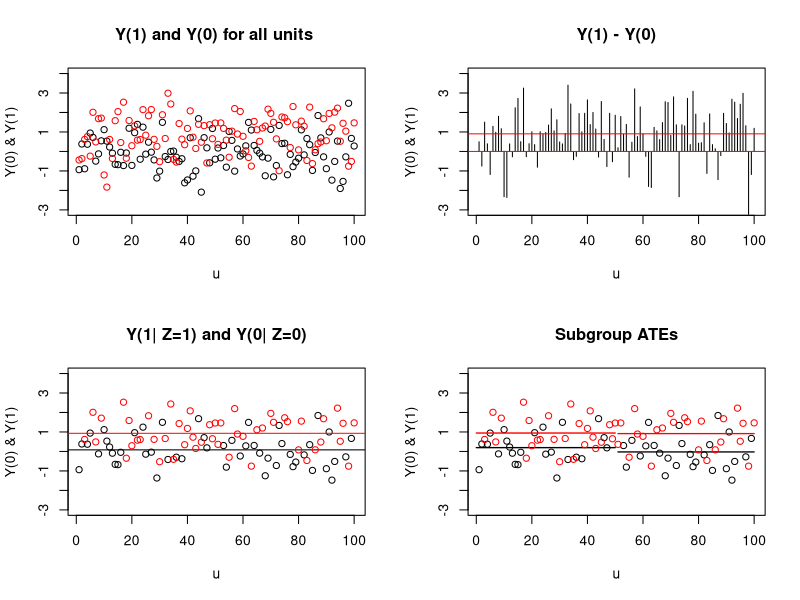

Write R code to recreate this figure.
## ---- chunk 1
po.graph = function(N, Y0,Y1,u, Z, yl = "Y(0) & Y(1)"){
par(mfrow=c(2,2))
plot(u, Y0, ylim=c(-3, 4), xlim=c(1,N), xlab="u", ylab=yl)
  lines(u, Y1, type = "p", col="red")
  title("Y(1) and Y(0) for all units ")
plot(u, Y1-Y0, type = "h", ylim=c(-3, 4), xlim=c(1,N),main = "Y(1) - Y(0)", xlab="u", ylab=yl)
  abline(h=0, col="red"); abline(h=mean(Y1-Y0), col="red")
plot(u[Z==0], Y0[Z==0], ylim=c(-3, 4), xlim=c(1,N), main = "Y(1| Z=1) and Y(0| Z=0)", xlab="u", ylab=yl)
  abline(h=mean(Y0[Z==0]))
  lines(u[Z==1], Y1[Z==1], type = "p", col="red")
  abline(h=mean(Y1[Z==1]), col="red")
plot(u[Z==0&u<=N/2], Y0[Z==0&u<=N/2], ylim=c(-3, 4), xlim=c(1,N), 
     main = "Subgroup ATEs", xlab="u", ylab = yl)
  segments(0, mean(Y0[Z==0 & u<=N/2]), N/2, mean(Y0[Z==0 & u<=N/2]), lwd =  1.3)
  lines(u[Z==1 & u<=N/2], Y1[Z==1 & u<=N/2], type="p",ylim=c(-3, 4), col="red")
  segments(0, mean(Y1[Z==1 & u<=N/2]), N/2, mean(Y1[Z==1 & u<=N/2]), lwd =  1.3, col="red")
  lines(u[Z==0 & u>N/2], Y0[Z==0 & u>N/2], type = "p", ylim=c(-3, 4), xlim=c(1,N))
  segments(1+N/2, mean(Y0[Z==0 & u>N/2]), N, mean(Y0[Z==0 & u>N/2]), lwd =  1.3)
  points(u[Z==1 & u>N/2], Y1[Z==1 & u>N/2], type="p", ylim=c(-3, 4), col="red")
  segments(1+N/2, mean(Y1[Z==1 & u>N/2]), N, mean(Y1[Z==1 & u>N/2]), lwd =  1.3, col="red")
	}

N  <- 100
u  <- seq(1:N)
Y0 <- rnorm(N)
Y1 <- rnorm(N) + 1
Z  <- 1:N %in% sample(N, N/2)
## ---- chunk 2
po.graph(N, Y0, Y1, u, Z)	
